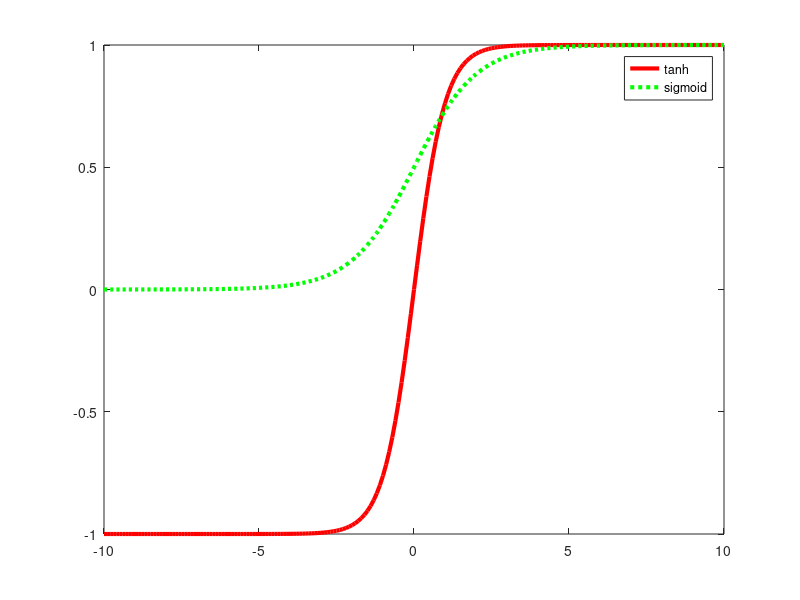

This figure's MATLAB source: (Note: this script raises an error after producing the figure.)
%% Visually compare tanh and sigmoid functions
%
%%

% This file is from pmtk3.googlecode.com

xs = -10:0.1:10;
pt = tanh(xs);
ps = 1./(1+exp(-xs));
figure;
plot(xs, pt, 'r-', 'linewidth', 3)
hold on
plot(xs, ps, 'g:', 'linewidth', 3)
legend('tanh', 'sigmoid');
printPmtkFigure('tanhPlot')
